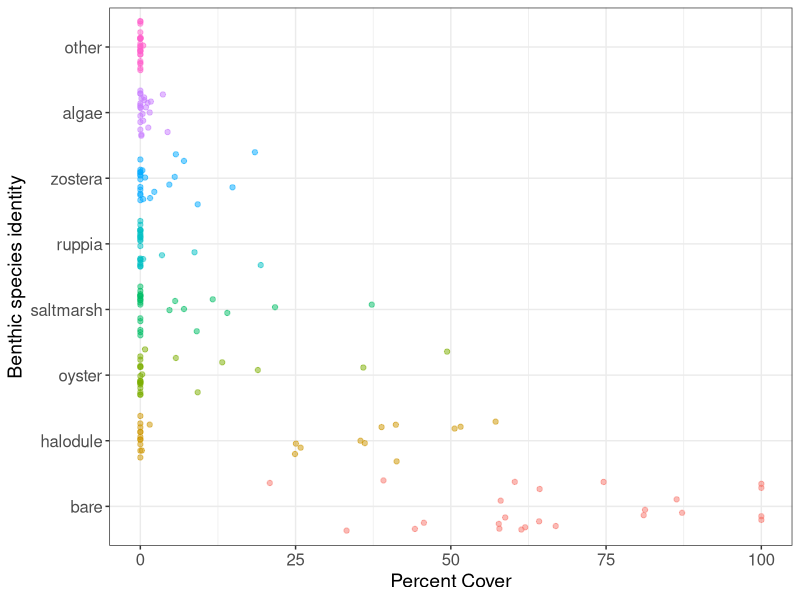
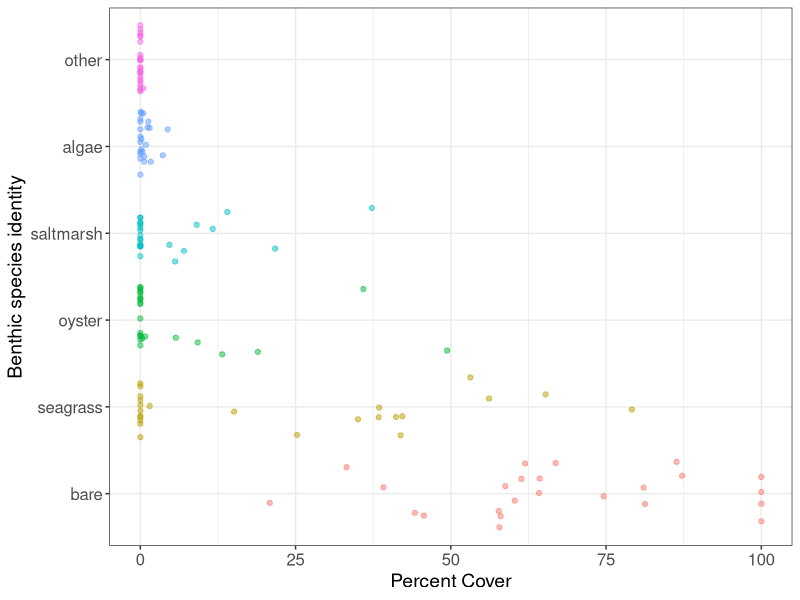
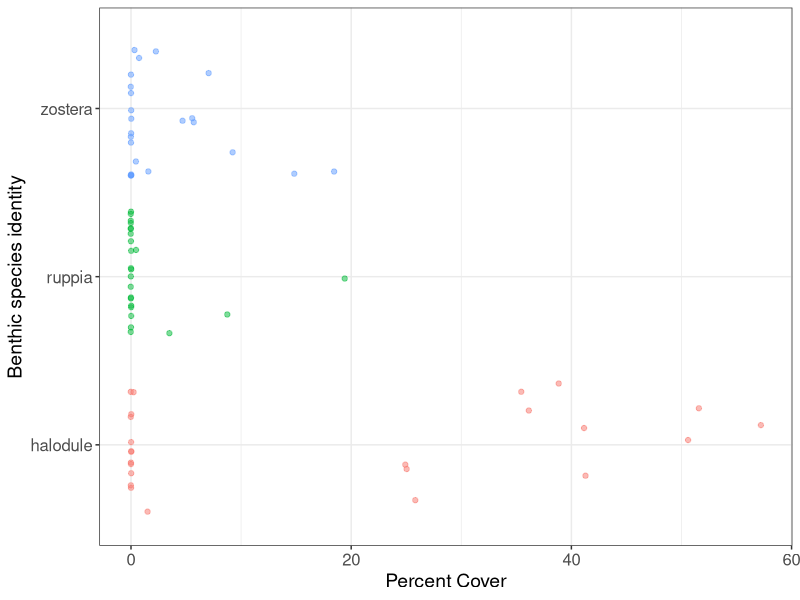
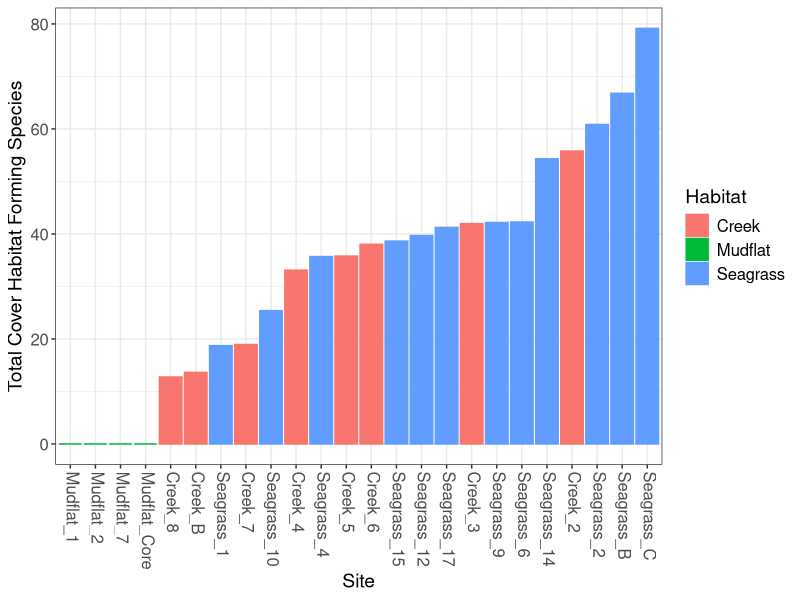
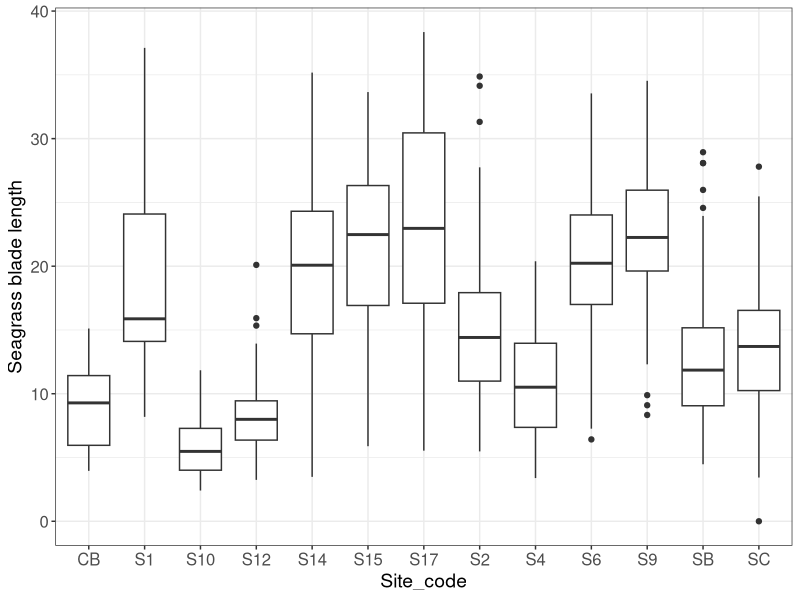

These figures' R source, in order: (Note: this script raises an error after producing the figures.)
## ---- chunk 1
knitr::opts_chunk$set(echo = TRUE)
knitr::opts_knit$set(root.dir = "C:/Users/Becca/Documents/Grad_School/Research/Projects/Sound_Habitat/data/")
getwd()
## ---- chunk 2
library(ggplot2)
library(dplyr)
library(tidyr)
library(vegan)

## ---- chunk 3
#rm(list = ls())
setwd("C:/Users/Becca/Documents/Grad_School/Research/Projects/Sound_Habitat/data")
data = read.csv("sound_habitat_data_2020.csv", header = TRUE)

## filter to data needed for mapping
#subset = data[,c(1,2,6,7,8,10,24:27)]
#subset = unique(subset)

#write.csv(subset,file = "sound_hab_data_map_subset.csv")

## ---- chunk 4
# transect_means = data %>%
#   group_by(deploy_num,site,transect) %>%
#   summarise(bare = mean(bare), halodule = mean(halodule), zostera = mean(zostera),
#             ruppia= mean(ruppia), algae = mean(algae), oyster = mean(oyster), spartina = mean(spartina),
#             juncus = mean(juncus), other = mean(other))
# 
# percent_cover_mean = data.frame(gather(transect_means, "identity", "perc_cover", -site, - transect, -deploy_num))
# percent_cover_mean$identity = factor(percent_cover_mean$identity)
# 
# ggplot(percent_cover_mean, aes(x = perc_cover, y = identity))+ theme_bw()+
#   geom_point()

## ---- chunk 5
# Average cover by each taxa at site level
site_means = data %>% 
  group_by(deploy_num,site) %>%
  summarise(bare = mean(bare), halodule = mean(halodule), zostera = mean(zostera), 
            ruppia= mean(ruppia), algae = mean(algae), oyster = mean(oyster), saltmarsh = mean(saltmarsh),
            other = mean(other))

siteMean_pc = data.frame(gather(site_means, "identity", "perc_cover", -site, -deploy_num))
siteMean_pc$identity = factor(siteMean_pc$identity, levels = c("bare","halodule","oyster","saltmarsh",
                                                               "ruppia", "zostera", "algae", "other"))

ggplot(siteMean_pc, aes(x = perc_cover, y = identity, color = identity))+ theme_bw()+
  geom_point(alpha = .5, position = "jitter")+
  xlab('Percent Cover')+
  ylab('Benthic species identity')+
  theme(axis.title = element_text(size = 14), 
        axis.text = element_text(size = 12), 
        legend.position = "none")


## Benthic species community metrics
site_means$richness = apply(site_means[,c(4:10)]>0, 1, sum)
site_means$shannonD = diversity(site_means[,c(4:10)], "shannon")
site_means$evenness = site_means$shannonD/log(site_means$richness, base = 10)

## ---- chunk 6
data = data %>% mutate(seagrass= halodule+zostera+ruppia)

# Summarize cover by taxa, with seagrass spp combined
site_means_comb = data %>% 
  group_by(deploy_num,site) %>%
  summarise(bare = mean(bare), seagrass = mean(seagrass), algae = mean(algae), 
            oyster = mean(oyster), saltmarsh = mean(saltmarsh), other = mean(other))

siteMean_pc_comb = data.frame(gather(site_means_comb, "identity", "perc_cover", -site, -deploy_num))
siteMean_pc_comb$identity = factor(siteMean_pc_comb$identity, levels = c("bare","seagrass","oyster","saltmarsh","algae","other"))

#levels(siteMean_pc_comb$identity) = c("bare","seagrass","oyster","saltmarsh","algae","other")

ggplot(siteMean_pc_comb, aes(x = perc_cover, y = identity, color = identity))+ theme_bw()+
  geom_point(alpha = .5, position = "jitter")+
  xlab('Percent Cover')+
  ylab('Benthic species identity')+
  theme(axis.title = element_text(size = 14), 
        axis.text = element_text(size = 12), 
        legend.position = "none")

seagrass_pc = site_means[,c(1,2,4:6)]
seagrass_pc_long = data.frame(gather(seagrass_pc, "identity", "perc_cover", -site, -deploy_num))

ggplot(seagrass_pc_long, aes(x = perc_cover, y = identity, color = identity))+ theme_bw()+
  geom_point(alpha = .5, position = "jitter")+
  xlab('Percent Cover')+
  ylab('Benthic species identity')+
  theme(axis.title = element_text(size = 14), 
        axis.text = element_text(size = 12), 
        legend.position = "none")

## Benthic species community metrics
site_means_comb$richness_comb = apply(site_means_comb[,c(4:8)]>0, 1, sum)
site_means_comb$shannonD_comb = diversity(site_means[,c(4:8)], "shannon")
site_means_comb$evenness_comb = site_means$shannonD/log(site_means$richness, base = 10)

## ---- chunk 7
data = data %>% 
  mutate(total_cover = halodule+zostera+ruppia+saltmarsh+oyster+algae+other, 
         habitat = case_when(grepl("Seagrass", site) ~ "seagrass", 
                             grepl("Creek", site) ~ "creek",
                             grepl("Mudflat", site) ~ "mudflat"))

total_cover = data %>%
  group_by(deploy_num, site) %>%
  summarise(total_cover = mean(total_cover)) %>%
  mutate(Habitat = case_when(grepl("Seagrass", site) ~ "Seagrass", 
                             grepl("Creek", site) ~ "Creek",
                             grepl("Mudflat", site) ~ "Mudflat"))

ggplot(total_cover , aes(x = reorder(site, total_cover), y = total_cover, fill = Habitat, color = Habitat))+theme_bw()+
  geom_col()+ 
  theme(axis.text.x = element_text(angle = -90, hjust = 0, vjust = .3), 
        axis.title = element_text(size = 14),
        axis.text = element_text(size = 12),
        legend.text = element_text(size = 12),
        legend.title = element_text(size = 14))+
  labs(x = "Site", y = "Total Cover Habitat Forming Species")

## ---- chunk 8
seagrass = read.csv("seagrass_all.csv", header = TRUE)
seagrass$id = paste(seagrass$site, seagrass$Transect, sep = "_")
seagrass_max = read.csv("seagrass_max_canopy.csv", header = TRUE) #max canopy as calculated in excel

ggplot(seagrass, aes(x = Site_code, y = Length))+ theme_bw()+
  geom_boxplot()+ ylab("Seagrass blade length")+
  theme(axis.title = element_text(size = 14), 
        axis.text = element_text(size = 12))

# Calculate mean blade length by transect
seagrass_summary = seagrass %>%
  group_by(Date, site, Transect) %>%
  summarise(mean = mean(Length))

# add max blade length to df - transect
seagrass_summary$max_10 = seagrass_max$mean_10
seagrass_summary$max_25perc = seagrass_max$mean_25percent

# Seagrass mean and max canopy by site
seagrass_site = seagrass %>%
  group_by(Date, site) %>%
  summarise(avg_blade_length = mean(Length))

# Shoot density
shoot_data = data %>% 
  filter(canopy.sampled == "yes")
avg_shoot_density = shoot_data %>% 
  group_by(deploy_num, site) %>%
  summarize(avg_shoot_density = mean(shoot.density1_16m2))

### Summarize max canopy by site then add to seagrass_site
# Calculates site mean by averageing the max of each transect --> this is not how the cover is calculated
# Do I ned to go back and summarize the max canopy by site more generally?
max_canopy_site = seagrass_summary %>%
  group_by(site) %>%
  summarise(max_10 = mean(max_10), max_25perc = mean(max_25perc))
seagrass_site$max_10 = max_canopy_site$max_10
seagrass_site$max_25perc = max_canopy_site$max_25perc

seagrass_all = right_join(avg_shoot_density,seagrass_site, by = "site")

## ---- chunk 9
trawl = read.csv("summer_trawl_data_2019.csv", header = TRUE)

catch_data = data.frame(trawl[,c(1,3:5,7,13:17,19:67)])
spp_data = catch_data[,11:59]
spp_data[is.na(spp_data)] = 0
spp_data = spp_data[, colSums(spp_data) > 0]
catch_data = cbind(catch_data[,1:10],spp_data)

# species = data.frame(colnames(spp_data))
# write.csv(species, file = "species_list.csv")

catch_long = data.frame(gather(catch_data, "identity", "abund", -Date, -Tow_number,-Site, -Project.Site.Name, 
                               -Habitat, -Distance_m, -Distance_km_speed_duration_calc, -Depth_m, -Temp_C, -Sal_ppt))
catch_long = catch_long %>%
 mutate(std_dist = Distance_m/100, std_abund = abund/std_dist)

std_catch = data.frame(pivot_wider(catch_long,id_cols = 1:10, names_from = "identity",values_from = "std_abund"))

species_list = read.csv("species_list.csv", header = TRUE)

catch_long = left_join(catch_long, species_list[,c(2,4:7)], by = c("identity" = "colnames.spp_data.")) 

# calculating soniferous spp richness
# this is the value for each - likely want to follow the same method before and use the single summed values

soniferous = catch_long %>%
  filter(abund > 0)%>%
  group_by(Project.Site.Name,Tow_number, soniferous)%>%
  summarize(soniferous_S = n()) %>%
  filter(soniferous == 'Y')

# Community metrics
rep_metrics  = std_catch[,c(1:5,8:10)]
rep_metrics$total_abund = rowSums(std_catch[,11:46])
rep_metrics$richness = apply(std_catch[,c(11:46)]>0, 1, sum)
rep_metrics$shannonD = diversity(std_catch[,11:46], "shannon")
rep_metrics$evenness = rep_metrics$shannonD/log(rep_metrics$richness, base = 10)

# make a unique id for each site and tow to pair with the soniferous
rep_metrics$uniqID = mutate(paste(rep_metrics$Project.Site.Name, rep_metrics$Tow_number, sep = "_"))
soniferous$uniqID = paste(soniferous$Project.Site.Name, soniferous$Tow_number, sep = "_")

comm_metrics = left_join(rep_metrics[,c(1:12)], soniferous[,4], by = "Project.Site.Name") # why wont this work!!

# write.csv(rep_metrics, "rep_metrics.csv")
## Manually convertered trawl replicates into rows

rep_metrics = read.csv("rep_metrics.csv", header = T)

# rep_test = pivot_wider(catch_long, id_cols = 1:10,
#             names_from = c(Tow_number, identity), 
#             values_from = std_abund,
#             names_sep = "_")

# trial for summing trawls - SUCCESS!
catch_long$Depth_m = as.numeric(catch_long$Depth_m)
test_catch = catch_long %>%
  group_by(Project.Site.Name, identity) %>%
  summarise(habitat = Habitat, guild = guild, guild_secondary = guild_secondary, soniferous = soniferous, 
            depth_m_avg = mean(Depth_m), temp_avg = mean(Temp_C), sal_avg = mean(Sal_ppt),
            dist_m_sum = sum(Distance_m), abund_sum = sum(abund))

test_catch = test_catch %>%
 mutate(std_dist_sum = dist_m_sum/200, std_abund_sum = abund_sum/std_dist_sum)

test_catch = distinct(test_catch)

std_catch_sum = data.frame(pivot_wider(test_catch,id_cols = c(1,3,7:9), names_from = "identity",values_from = "std_abund_sum"))

# Community metrics summed
trawl_metrics  = std_catch_sum[,c(1:6)]
trawl_metrics$total_abund_sum = rowSums(std_catch_sum[,7:42])
trawl_metrics$comm_richness_sum = apply(std_catch_sum[,c(7:42)]>0, 1, sum)
trawl_metrics$comm_shannonD_sum = diversity(std_catch_sum[,7:42], "shannon")
trawl_metrics$comm_evenness_sum = trawl_metrics$comm_shannonD_sum/log(trawl_metrics$comm_richness_sum, base = 10)

guild_abund = test_catch %>%
  group_by(Project.Site.Name,guild) %>%
  summarise(guild_abund = mean(std_abund_sum))

guild_abund = pivot_wider(guild_abund, id_cols = 1, names_from = "guild", values_from = "guild_abund")

trawl_metrics = left_join(trawl_metrics, guild_abund, by = "Project.Site.Name")

guild2_abund = test_catch %>%
  group_by(Project.Site.Name,guild_secondary) %>%
  summarise(guild2_abund = mean(std_abund_sum))

guild2_abund = pivot_wider(guild2_abund, id_cols = 1, names_from = "guild_secondary", values_from = "guild2_abund")
trawl_metrics = left_join(trawl_metrics, guild2_abund, by = "Project.Site.Name")

trawl_metrics = left_join(trawl_metrics, rep_metrics[,c(4,6:19)], by = "Project.Site.Name")

## ---- chunk 10
# need to add site names to this dataframe, they are not in the same order as the habitat variables
spl_pmHT = as.data.frame(read.csv("avg_pmHT_spl.csv", header = TRUE))
spl_pmHT_dB = cbind(spl_pmHT$site, 10*log10(spl_pmHT[,2:5]))


## ---- chunk 11
ecometrics = site_means
ecometrics$seagrass_comb = site_means_comb$seagrass
ecometrics$richness_comb = site_means_comb$richness_comb
ecometrics$shannonD_comb = site_means_comb$shannonD_comb
ecometrics$evenness_comb = site_means_comb$evenness_comb
ecometrics$totalcover = total_cover$total_cover
ecometrics = left_join(ecometrics, seagrass_all, by =  "site")
ecometrics = subset(ecometrics, select = -c(deploy_num.y,Date))

#create matching habitat variable to join habitat and trawl data
ecometrics$site_code = c("C7","MF2","SG10","SG12","C2","MF1","SG2","SG4","CB","MA","SB","SC","C8","MF7","SG6","SG9",
                         "C4","C5","S14","S15","C3","C6","SG1","SG17") 
ecometrics = left_join(ecometrics, trawl_metrics, by = c("site_code"="Project.Site.Name"))

ecometrics = left_join(ecometrics, spl_pmHT_dB, by = c("site_code" = "spl_pmHT$site"))


# save ecometrics dataframe as csv
write.csv(ecometrics, "ecometrics.csv")

## ---- chunk 12
benthic_cor = cor(site_means[,-c(1:2)])
round(benthic_cor,3)

benthic_comb_cor = cor(site_means_comb[,-c(1:2)])
round(benthic_comb_cor,3)

## ---- chunk 13
# add habitat label and filter to only seagrass
ggplot(aes(x = seagrass_comb, y = avg_spl_low), data = hab_sound_data)+
  geom_point()

ggplot(aes(x = richness_comb, y = avg_spl_low), data = hab_sound_data)+
  geom_point()
cor(hab_sound_data$richness_comb,hab_sound_data$avg_spl_low)

ggplot(aes(x = saltmarsh, y = avg_spl_low), data = hab_sound_data)+
  geom_point()

ggplot(aes(x = oyster, y = avg_spl_high), data = hab_sound_data)+
  geom_point()
